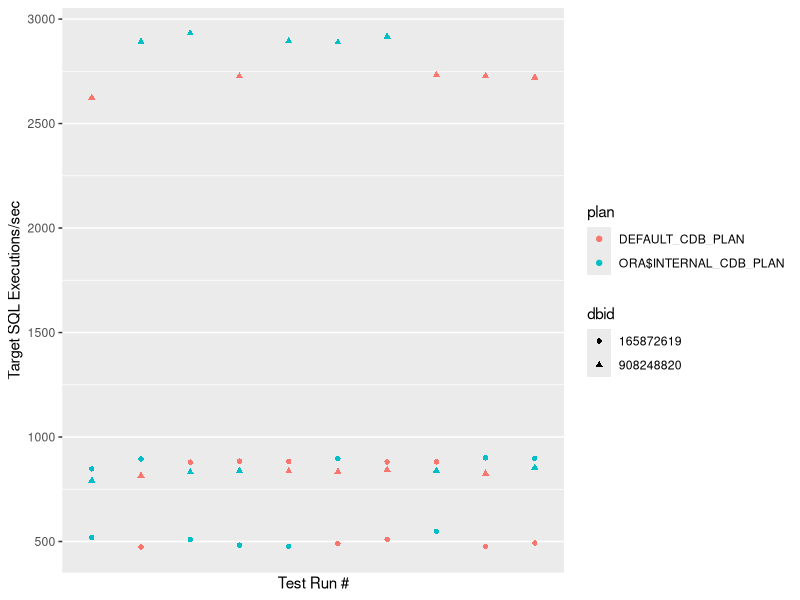

The R script that drew this image:
## ---- chunk 1
knitr::opts_chunk$set(echo = TRUE)
library(tidyverse)
library(dplyr)
library(ggplot2)
coogee_data   <- read_csv("coogee_results.csv")
victoria_data <- read_csv("victoria_results.csv")
cdb_data      <- bind_rows(coogee_data, victoria_data)
## ---- chunk 2
expr.df <-
  cdb_data %>%
    mutate_at(vars(plan, dbid, startup_time), as.factor) %>%
    group_by(startup_time) %>%
    mutate(test_run = dense_rank(snap_time)) %>%
    select(
      plan,
      num_cpus,
      rate,
      dbid,
      startup_time,
      test_run
    )
summary(expr.df)
## ---- chunk 3
expr.df %>%
  ggplot() +
    aes(x=test_run, y=rate, color=plan, shape=dbid) +
    geom_point() +
    scale_y_continuous(
      name   = "Target SQL Executions/sec",
      breaks = seq(0,3500,500)
      ) +
    scale_x_discrete(
      name   = "Test Run #",
      breaks = seq(1,10,2)
      )
